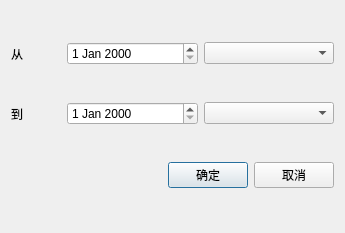
<?xml version="1.0" encoding="UTF-8"?>
<ui version="4.0">
 <class>Print</class>
 <widget class="QDialog" name="Print">
  <property name="geometry">
   <rect>
    <x>0</x>
    <y>0</y>
    <width>345</width>
    <height>233</height>
   </rect>
  </property>
  <property name="windowTitle">
   <string>打印</string>
  </property>
  <property name="windowIcon">
   <iconset resource="ihandover.qrc">
    <normaloff>:/images/print.png</normaloff>:/images/print.png</iconset>
  </property>
  <layout class="QVBoxLayout" name="verticalLayout">
   <item>
    <layout class="QHBoxLayout" name="horizontalLayout">
     <item>
      <widget class="QLabel" name="from">
       <property name="maximumSize">
        <size>
         <width>50</width>
         <height>16777215</height>
        </size>
       </property>
       <property name="text">
        <string>从</string>
       </property>
      </widget>
     </item>
     <item>
      <widget class="QDateEdit" name="fromTime_QDateEdit"/>
     </item>
     <item>
      <widget class="QComboBox" name="fromcomboBox"/>
     </item>
    </layout>
   </item>
   <item>
    <layout class="QHBoxLayout" name="horizontalLayout_2">
     <item>
      <widget class="QLabel" name="to">
       <property name="maximumSize">
        <size>
         <width>50</width>
         <height>16777215</height>
        </size>
       </property>
       <property name="text">
        <string>到</string>
       </property>
      </widget>
     </item>
     <item>
      <widget class="QDateEdit" name="toTime_QDateEdit"/>
     </item>
     <item>
      <widget class="QComboBox" name="tocomboBox"/>
     </item>
    </layout>
   </item>
   <item>
    <layout class="QHBoxLayout" name="horizontalLayout_3">
     <item>
      <spacer>
       <property name="orientation">
        <enum>Qt::Horizontal</enum>
       </property>
       <property name="sizeHint" stdset="0">
        <size>
         <width>40</width>
         <height>20</height>
        </size>
       </property>
      </spacer>
     </item>
     <item>
      <widget class="QPushButton" name="okButton">
       <property name="text">
        <string>确定</string>
       </property>
      </widget>
     </item>
     <item>
      <widget class="QPushButton" name="cancelButton">
       <property name="text">
        <string>取消</string>
       </property>
      </widget>
     </item>
    </layout>
   </item>
  </layout>
 </widget>
 <resources>
  <include location="ihandover.qrc"/>
 </resources>
 <connections>
  <connection>
   <sender>okButton</sender>
   <signal>clicked()</signal>
   <receiver>Print</receiver>
   <slot>accept()</slot>
   <hints>
    <hint type="sourcelabel">
     <x>278</x>
     <y>253</y>
    </hint>
    <hint type="destinationlabel">
     <x>96</x>
     <y>254</y>
    </hint>
   </hints>
  </connection>
  <connection>
   <sender>cancelButton</sender>
   <signal>clicked()</signal>
   <receiver>Print</receiver>
   <slot>reject()</slot>
   <hints>
    <hint type="sourcelabel">
     <x>369</x>
     <y>253</y>
    </hint>
    <hint type="destinationlabel">
     <x>179</x>
     <y>282</y>
    </hint>
   </hints>
  </connection>
 </connections>
</ui>
